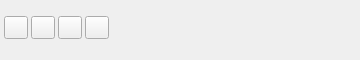
<?xml version="1.0" encoding="UTF-8"?>
<ui version="4.0">
 <class>RemoteControlGUI</class>
 <widget class="RollupContents" name="RemoteControlGUI">
  <property name="geometry">
   <rect>
    <x>0</x>
    <y>0</y>
    <width>360</width>
    <height>60</height>
   </rect>
  </property>
  <property name="sizePolicy">
   <sizepolicy hsizetype="Expanding" vsizetype="Fixed">
    <horstretch>0</horstretch>
    <verstretch>0</verstretch>
   </sizepolicy>
  </property>
  <property name="minimumSize">
   <size>
    <width>360</width>
    <height>0</height>
   </size>
  </property>
  <property name="maximumSize">
   <size>
    <width>16777215</width>
    <height>16777215</height>
   </size>
  </property>
  <property name="font">
   <font>
    <family>Liberation Sans</family>
    <pointsize>9</pointsize>
   </font>
  </property>
  <property name="windowTitle">
   <string>Packet Error Rate Tester</string>
  </property>
  <widget class="QWidget" name="settingsContainer" native="true">
   <property name="geometry">
    <rect>
     <x>2</x>
     <y>2</y>
     <width>351</width>
     <height>51</height>
    </rect>
   </property>
   <property name="sizePolicy">
    <sizepolicy hsizetype="Preferred" vsizetype="Preferred">
     <horstretch>0</horstretch>
     <verstretch>0</verstretch>
    </sizepolicy>
   </property>
   <property name="windowTitle">
    <string>Settings</string>
   </property>
   <layout class="QVBoxLayout" name="verticalLayout">
    <property name="spacing">
     <number>3</number>
    </property>
    <property name="leftMargin">
     <number>2</number>
    </property>
    <property name="topMargin">
     <number>2</number>
    </property>
    <property name="rightMargin">
     <number>2</number>
    </property>
    <property name="bottomMargin">
     <number>2</number>
    </property>
    <item>
     <layout class="QHBoxLayout" name="controlLayout">
      <item>
       <widget class="ButtonSwitch" name="startStop">
        <property name="toolTip">
         <string>Start/stop periodic updating of device state</string>
        </property>
        <property name="text">
         <string/>
        </property>
        <property name="icon">
         <iconset resource="../../../sdrgui/resources/res.qrc">
          <normaloff>:/play.png</normaloff>
          <normalon>:/stop.png</normalon>:/play.png</iconset>
        </property>
       </widget>
      </item>
      <item>
       <widget class="QToolButton" name="update">
        <property name="toolTip">
         <string>Update state of all devices</string>
        </property>
        <property name="text">
         <string/>
        </property>
        <property name="icon">
         <iconset resource="../../../sdrgui/resources/res.qrc">
          <normaloff>:/recycle.png</normaloff>:/recycle.png</iconset>
        </property>
       </widget>
      </item>
      <item>
       <widget class="QToolButton" name="settings">
        <property name="toolTip">
         <string>Open settings dialog</string>
        </property>
        <property name="text">
         <string/>
        </property>
        <property name="icon">
         <iconset resource="../../../sdrgui/resources/res.qrc">
          <normaloff>:/listing.png</normaloff>:/listing.png</iconset>
        </property>
       </widget>
      </item>
      <item>
       <widget class="QToolButton" name="clearData">
        <property name="toolTip">
         <string>Clear data in charts</string>
        </property>
        <property name="text">
         <string/>
        </property>
        <property name="icon">
         <iconset resource="../../../sdrgui/resources/res.qrc">
          <normaloff>:/bin.png</normaloff>:/bin.png</iconset>
        </property>
       </widget>
      </item>
      <item>
       <spacer name="buttonsHorizontalSpacer">
        <property name="orientation">
         <enum>Qt::Horizontal</enum>
        </property>
        <property name="sizeHint" stdset="0">
         <size>
          <width>40</width>
          <height>20</height>
         </size>
        </property>
       </spacer>
      </item>
     </layout>
    </item>
   </layout>
  </widget>
 </widget>
 <customwidgets>
  <customwidget>
   <class>RollupContents</class>
   <extends>QWidget</extends>
   <header>gui/rollupcontents.h</header>
   <container>1</container>
  </customwidget>
  <customwidget>
   <class>ButtonSwitch</class>
   <extends>QToolButton</extends>
   <header>gui/buttonswitch.h</header>
  </customwidget>
 </customwidgets>
 <tabstops>
  <tabstop>startStop</tabstop>
  <tabstop>update</tabstop>
  <tabstop>settings</tabstop>
  <tabstop>clearData</tabstop>
 </tabstops>
 <resources>
  <include location="../../../sdrgui/resources/res.qrc"/>
 </resources>
 <connections/>
</ui>
